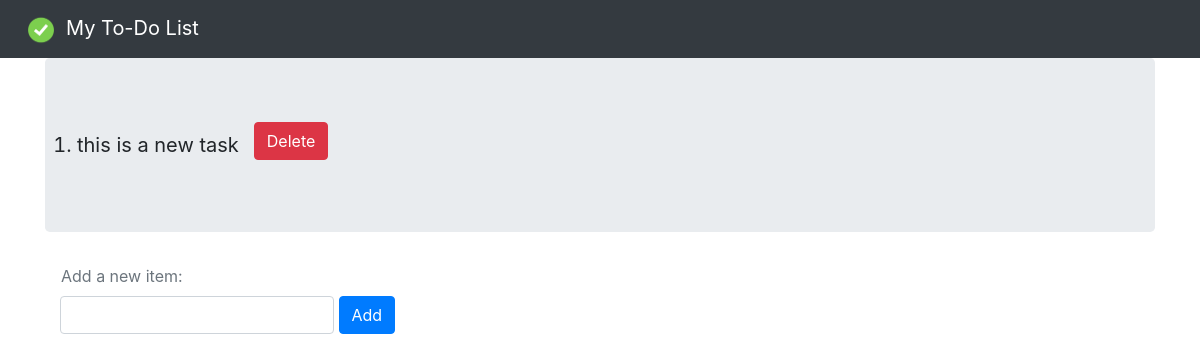
/, run on an earlier commit of the app's database.
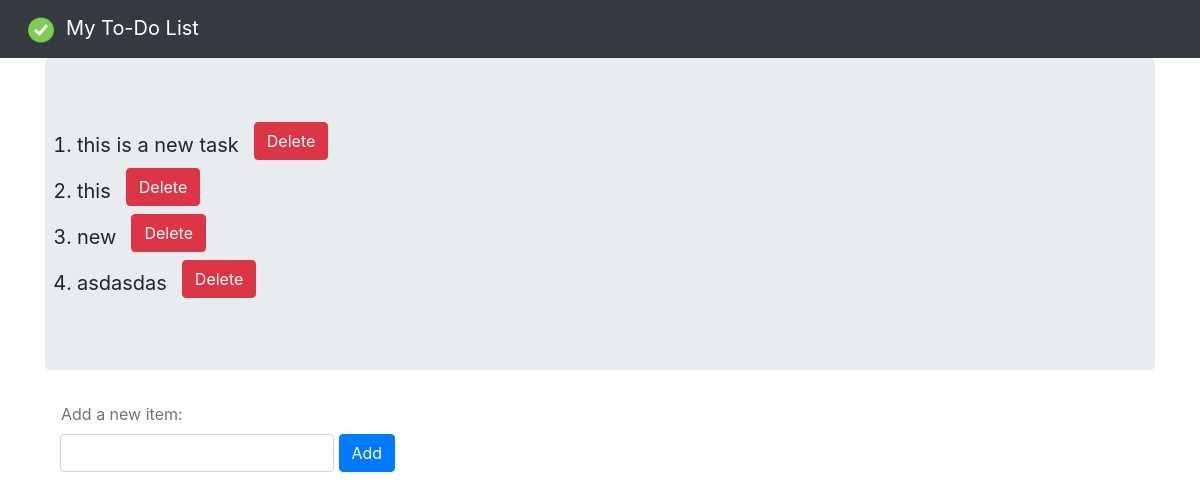
And on a later commit of the database.
### todo_app/models.py (models this page shows, shortened)
class Todo(models.Model):
    content = models.CharField(max_length = 100)
    owner = models.ForeignKey(User,on_delete = models.CASCADE)

### todo_app/views.py (the view)
# urls.py: path('', views.TodoView, name = "todoview"),
def TodoView(request):
    c1 = Todo.objects.all()
    return render(request, 'todo_app/todo_page.html', {"todolist": c1})

### todo_app/templates/todo_app/todo_page.html (shortened to what this page needs)
<!DOCTYPE html>
{% load static %}
<html lang="en" dir="ltr">
    <head>
        <link rel="stylesheet" href="https://stackpath.bootstrapcdn.com/bootstrap/4.3.1/css/bootstrap.min.css">
    </head>
    <body>
        <nav class="navbar sticky-top navbar-dark bg-dark">
          <a class="navbar-brand navbar-fixed-top" href="#">
              <img src="{% static 'todo_app/todo_logo.png' %}" width="50" height="30" alt="">My To-Do List
        </a>
        </nav>
        <main role="main" class="container">
        {% if todolist %}
        <div class="jumbotron">
        <ol class="list-group list-group-flush">
        {% for i in todolist %}
                <form class="form-inline" action="/delete_todo_page/{{ i.id }}/" method="post">
                      <li style= "font-size:20px;"><span style= "font-size:20px;">{{ i.content }}</span></li>
                        <div class="col-auto">
                          <button type="submit" class="btn btn btn-danger mb-2">Delete</button>
                        </div>
                </form>
        {% endfor %}
        </ol>
        </div>
        {% else %}
            <div class="jumbotron">
            <h6 class="text-secondary">No items in To-Do List :)</h6>
            </div>
        {% endif %}
        <label class="ml-3 text-secondary">  Add a new item: </label>
        <form class= "form-inline" action="/add_todo_page/" method="post">{% csrf_token %}
            <div class="col-auto">
                <input class="form-control mb-2" type="text" name="content">
                <button class="btn btn-primary mb-2" type="submit">Add</button>
            </div>
            </form>
        </main>
    </body>
</html>

What changed in the data, as far as the page shows it:
added Todo: content "this"
added Todo: content "new"
added Todo: content "asdasdas"
